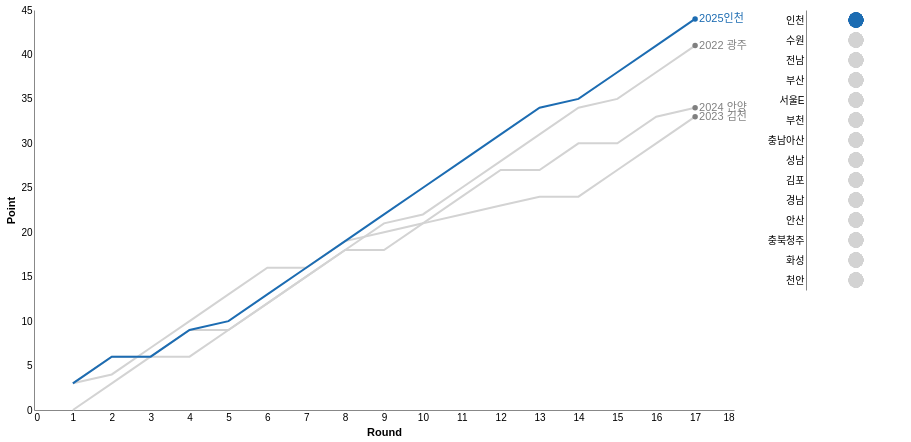

Write notebook code for a chart like this one.
### Markdown cell above
## Voila Graph Sample

### This is the sample graph using voila.
### It is basically created by Altair, but I can deliver the interactive chart with this way.

### The data is from the K league 2 data for 2025 Season.

### Code cell
final_chart = (
    alt.hconcat(
        alt.layer(
            base_chart,
            main_chart,
        ),
        index_point
    )
)


final_chart.configure_view(
    stroke = None
).configure_axis(
    grid = False,
    ticks  = False,
    # labels  = False,
# ).configure_axisX(
#     grid = False
)

### Figure 1 — Vega-Lite specification as saved in the notebook (floating-point values rounded to 4 significant figures; data arrays with more than 128 entries replaced by an {"elided": "..."} marker saying what was removed)
{"config": {"view": {"continuousWidth": 300, "continuousHeight": 300, "stroke": null}, "axis": {"grid": false, "ticks": false}}, "hconcat": [{"layer": [{"layer": [{"mark": {"type": "line", "color": "lightgray"}, "encoding": {"detail": {"field": "team", "type": "nominal"}, "text": {"field": "team", "type": "nominal"}, "tooltip": [{"field": "team", "type": "nominal"}, {"field": "cum_point", "type": "quantitative"}], "x": {"axis": {"title": "Round"}, "field": "round", "type": "quantitative"}, "y": {"axis": {"title": "Point"}, "field": "cum_point", "type": "quantitative"}}, "transform": [{"filter": "(datum.team !== '2021 김천')"}, {"filter": "(datum.round <= param_140)"}]}, {"mark": {"type": "text", "align": "left", "color": "gray", "dx": 4}, "encoding": {"detail": {"field": "team", "type": "nominal"}, "text": {"field": "team", "type": "nominal"}, "x": {"aggregate": "max", "field": "round", "type": "quantitative"}, "y": {"aggregate": {"argmax": "round"}, "field": "cum_point", "type": "quantitative"}}, "transform": [{"filter": "(datum.team !== '2021 김천')"}, {"filter": "(datum.round <= param_140)"}]}, {"mark": {"type": "circle", "color": "gray"}, "encoding": {"detail": {"field": "team", "type": "nominal"}, "text": {"field": "team", "type": "nominal"}, "x": {"aggregate": "max", "field": "round", "type": "quantitative"}, "y": {"aggregate": {"argmax": "round"}, "field": "cum_point", "type": "quantitative"}}, "transform": [{"filter": "(datum.team !== '2021 김천')"}, {"filter": "(datum.round <= param_140)"}]}], "data": {"name": "data-3da2fb4ce6dfbc24d8b12c77100fb1bd"}}, {"layer": [{"mark": {"type": "line"}, "encoding": {"color": {"field": "팀", "legend": null, "scale": {"domain": ["경남", "인천", "천안", "전남", "김포", "부산", "안산", "수원", "화성", "성남", "충남아산", "서울E", "충북청주", "부천"], "range": ["#E83827", "#1C6CB2", "#5EB3E4", "#FFDC00", "#203D41", "#B20518", "#009C7D", "#0058A6", "#E8551E", "#000000", "#F4CE15", "#00042E", "#1C235A", "#BE4040"]}, "type": "nominal"}, "tooltip": [{"field": "팀", "type": "nominal"}, {"field": "cum_point", "type": "quantitative"}], "x": {"field": "round", "type": "quantitative"}, "y": {"field": "cum_point", "type": "quantitative"}}, "name": "view_225", "transform": [{"filter": {"param": "param_141"}}]}, {"mark": {"type": "text", "align": "left", "dx": 4}, "encoding": {"color": {"field": "팀", "legend": null, "scale": {"domain": ["경남", "인천", "천안", "전남", "김포", "부산", "안산", "수원", "화성", "성남", "충남아산", "서울E", "충북청주", "부천"], "range": ["#E83827", "#1C6CB2", "#5EB3E4", "#FFDC00", "#203D41", "#B20518", "#009C7D", "#0058A6", "#E8551E", "#000000", "#F4CE15", "#00042E", "#1C235A", "#BE4040"]}, "type": "nominal"}, "detail": {"field": "팀", "type": "nominal"}, "text": {"field": "season_team", "type": "nominal"}, "x": {"aggregate": "max", "field": "round", "type": "quantitative"}, "y": {"aggregate": {"argmax": "round"}, "field": "cum_point", "type": "quantitative"}}, "transform": [{"calculate": "2025 + datum.팀", "as": "season_team"}, {"filter": {"param": "param_141"}}]}, {"mark": {"type": "circle"}, "encoding": {"color": {"field": "팀", "legend": null, "scale": {"domain": ["경남", "인천", "천안", "전남", "김포", "부산", "안산", "수원", "화성", "성남", "충남아산", "서울E", "충북청주", "부천"], "range": ["#E83827", "#1C6CB2", "#5EB3E4", "#FFDC00", "#203D41", "#B20518", "#009C7D", "#0058A6", "#E8551E", "#000000", "#F4CE15", "#00042E", "#1C235A", "#BE4040"]}, "type": "nominal"}, "detail": {"field": "팀", "type": "nominal"}, "text": {"field": "season_team", "type": "nominal"}, "x": {"aggregate": "max", "field": "round", "type": "quantitative"}, "y": {"aggregate": {"argmax": "round"}, "field": "cum_point", "type": "quantitative"}}, "transform": [{"calculate": "2025 + datum.팀", "as": "season_team"}, {"filter": {"param": "param_141"}}]}], "data": {"name": "data-a136d9e61ab891dfd76e70fca9c54772"}}], "height": 400, "width": 700}, {"data": {"name": "data-a136d9e61ab891dfd76e70fca9c54772"}, "mark": {"type": "circle", "size": 220}, "encoding": {"color": {"condition": {"param": "param_141", "field": "팀"}, "value": "lightgray"}, "y": {"axis": {"title": null}, "field": "팀", "sort": ["인천", "수원", "전남", "부산", "서울E", "부천", "충남아산", "성남", "김포", "경남", "안산", "충북청주", "화성", "천안"], "type": "nominal"}}, "name": "view_226", "width": 100}], "params": [{"name": "param_140", "bind": {"input": "radio", "options": [17.0, 40], "labels": ["현재 라운드", "전체 라운드"], "name": "라운드 별 보기"}, "value": 17.0}, {"name": "param_141", "select": {"type": "point", "fields": ["팀"]}, "value": "인천", "views": ["view_225", "view_226"]}], "$schema": "https://vega.github.io/schema/vega-lite/v5.20.1.json", "datasets": {"data-3da2fb4ce6dfbc24d8b12c77100fb1bd": {"elided": "148 records"}, "data-a136d9e61ab891dfd76e70fca9c54772": {"elided": "238 records"}}}
